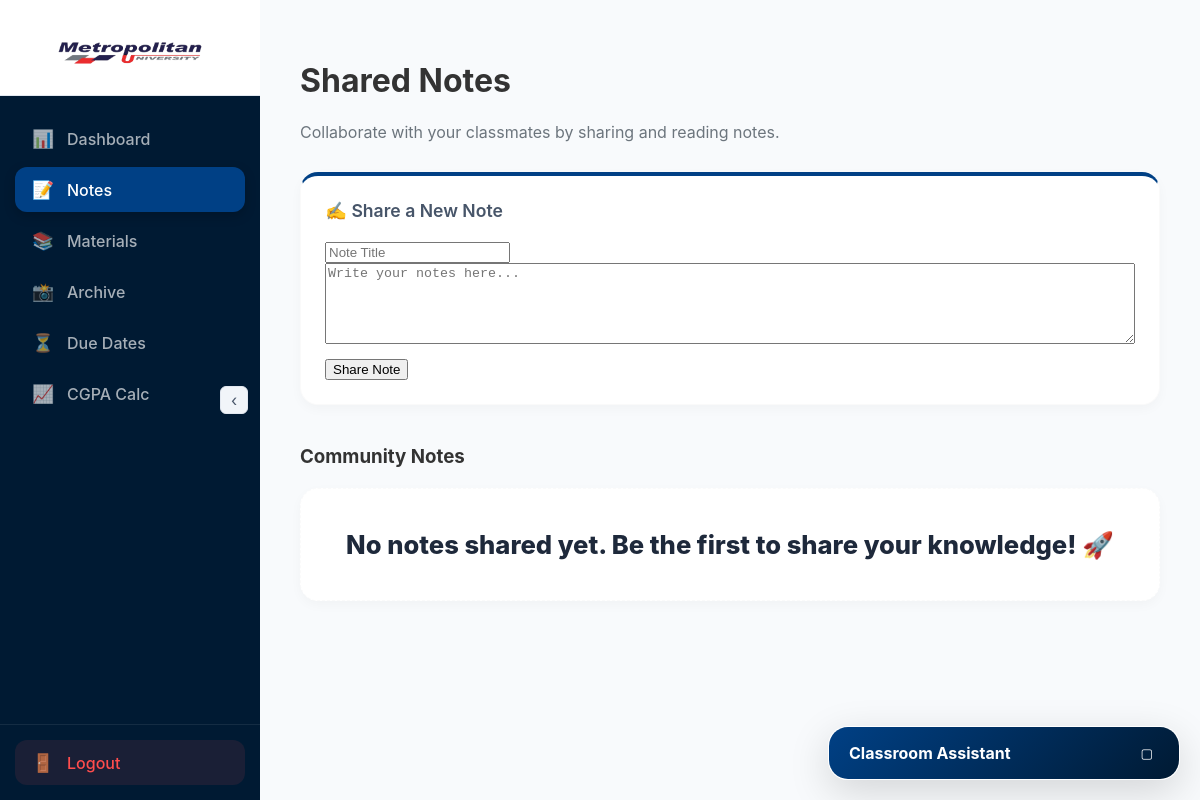
Before: /notes.php (signed in) with the older database file.
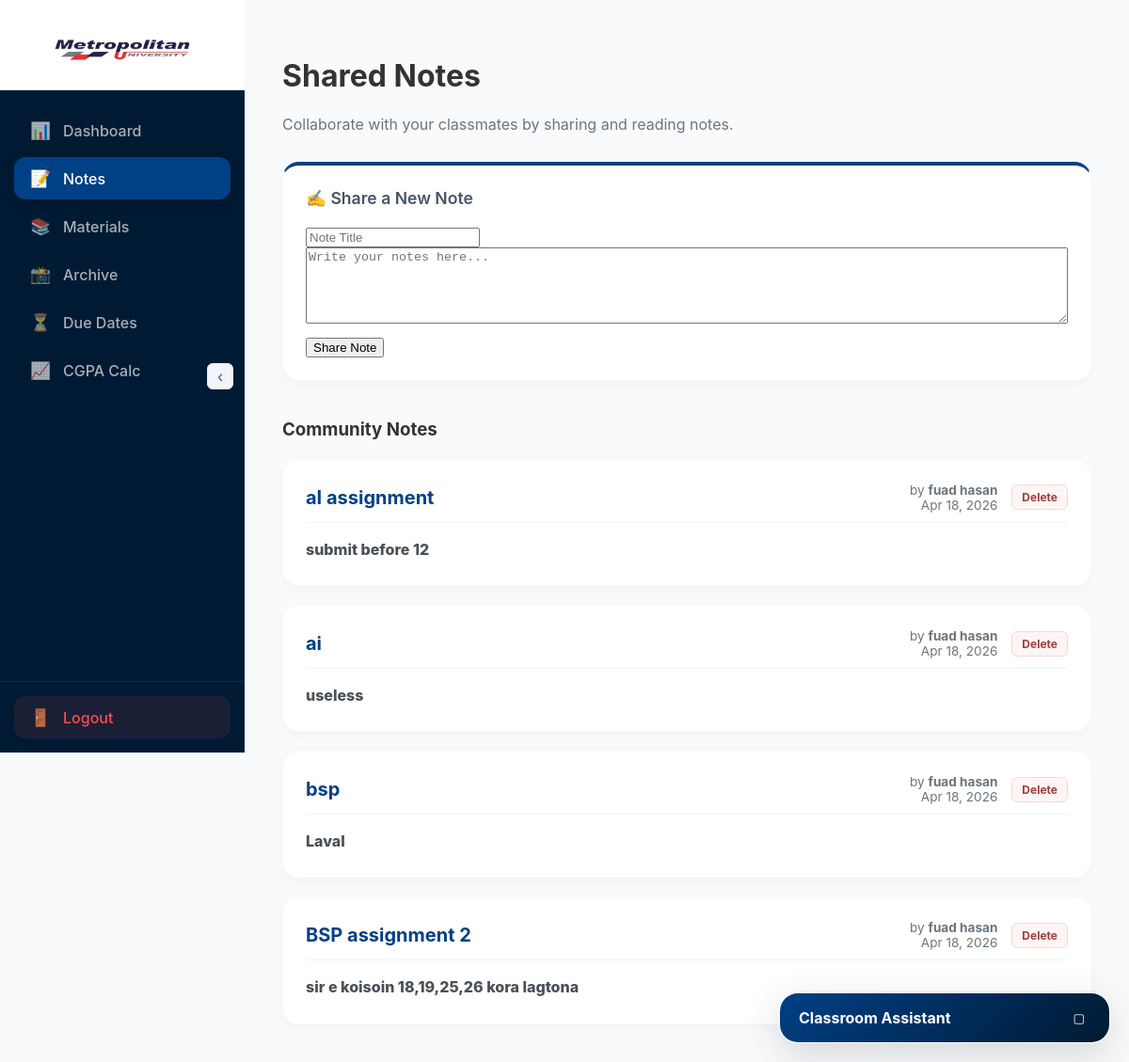
After: the same page with the newer database file.
### tables this page shows
CREATE TABLE notes (
    id INTEGER PRIMARY KEY AUTOINCREMENT,
    user_id INTEGER,
    title TEXT NOT NULL,
    content TEXT NOT NULL,
    created_at DATETIME DEFAULT CURRENT_TIMESTAMP,
    FOREIGN KEY(user_id) REFERENCES users(id)
);

CREATE TABLE users (
    id INTEGER PRIMARY KEY AUTOINCREMENT,
    email TEXT UNIQUE NOT NULL,
    password TEXT NOT NULL,
    name TEXT NOT NULL
);

### notes.php (the view, shortened to what this page needs)
<?php
require_once 'includes/db.php';
$stmt = $db->prepare("SELECT notes.*, users.name as author FROM notes JOIN users ON notes.user_id = users.id WHERE notes.user_id = ? ORDER BY created_at DESC");
$stmt->execute([$_SESSION['user_id']]);
$notes = $stmt->fetchAll();
?>
<?php include 'includes/header.php'; ?>
<h1>Shared Notes</h1>
<p style="color: #6c757d; margin-bottom: 30px;">Collaborate with your classmates by sharing and reading notes.</p>
<div class="card" style="margin-bottom: 40px; border-top: 4px solid #004085;">
    <h3 style="margin-top: 0; margin-bottom: 20px;">✍️ Share a New Note</h3>
    <form method="POST">
        <input type="text" name="title" placeholder="Note Title" required>
        <textarea name="content" placeholder="Write your notes here..." rows="5" required style="width: 100%; box-sizing: border-box; resize: vertical; margin-bottom: 10px;"></textarea>
        <button type="submit">Share Note</button>
    </form>
</div>
<h3 style="margin-bottom: 20px;">Community Notes</h3>
<?php if (empty($notes)): ?>
    <div class="card" style="padding: 40px; text-align: center; color: #6c757d; border-style: dashed;">
        <p>No notes shared yet. Be the first to share your knowledge! 🚀</p>
    </div>
<?php else: ?>
    <div style="display: flex; flex-direction: column; gap: 20px;">
        <?php foreach ($notes as $index => $note): ?>
            <div class="card" style="animation-delay: <?php echo ($index * 0.1); ?>s;">
                <div style="display: flex; justify-content: space-between; align-items: center; margin-bottom: 15px; padding-bottom: 10px; border-bottom: 1px solid #f1f3f5;">
                    <strong style="font-size: 1.25rem; color: #004085;"><?php echo htmlspecialchars($note['title']); ?></strong>
                    <div style="display: flex; align-items: center; gap: 15px;">
                        <div style="font-size: 0.85rem; color: #6c757d; text-align: right;">
                            <span>by <strong><?php echo htmlspecialchars($note['author']); ?></strong></span><br>
                            <span><?php echo date('M j, Y', strtotime($note['created_at'])); ?></span>
                        </div>
                        <a href="notes.php?delete=<?php echo $note['id']; ?>"
                           onclick="return confirm('Delete this note?')"
                           style="color: #9d3d3d; text-decoration: none; font-size: 0.75rem; font-weight: 700; border: 1px solid #f8d7da; padding: 5px 10px; border-radius: 6px; background: #fff5f5; transition: all 0.2s;">
                            Delete
                        </a>
                    </div>
                </div>
                <p style="line-height: 1.7; color: #495057; font-size: 1rem;"><?php echo nl2br(htmlspecialchars($note['content'])); ?></p>
            </div>
        <?php endforeach; ?>
    </div>
<?php endif; ?>
<?php include 'includes/footer.php'; ?>

### includes/header.php (shortened to what this page needs)
<?php
$current_page = basename($_SERVER['PHP_SELF']);
?>
<!DOCTYPE html>
<html lang="en">
<head>
    <link rel="stylesheet" href="assets/css/style.css">
</head>
<body>
<div class="app-shell">
    <aside class="sidebar" id="sidebar">
        <div class="sidebar-toggle" id="sidebar-toggle">
            <span>‹</span>
        </div>
        <div class="sidebar-header">
            <a href="dashboard.php" class="logo-link">
                <img src="assets/images/logo.png" alt="MU-Logo">
            </a>
        </div>
        <nav class="sidebar-nav">
            <a href="dashboard.php" class="<?php echo ($current_page == 'dashboard.php') ? 'active' : ''; ?>">
                <span class="nav-icon">📊</span> <span class="nav-text">Dashboard</span>
            </a>
            <a href="notes.php" class="<?php echo ($current_page == 'notes.php') ? 'active' : ''; ?>">
                <span class="nav-icon">📝</span> <span class="nav-text">Notes</span>
            </a>
            <a href="materials.php" class="<?php echo ($current_page == 'materials.php') ? 'active' : ''; ?>">
                <span class="nav-icon">📚</span> <span class="nav-text">Materials</span>
            </a>
            <a href="past_questions.php" class="<?php echo ($current_page == 'past_questions.php') ? 'active' : ''; ?>">
                <span class="nav-icon">📸</span> <span class="nav-text">Archive</span>
            </a>
            <a href="calendar.php" class="<?php echo ($current_page == 'calendar.php') ? 'active' : ''; ?>">
                <span class="nav-icon">⏳</span> <span class="nav-text">Due Dates</span>
            </a>
            <a href="cgpa.php" class="<?php echo ($current_page == 'cgpa.php') ? 'active' : ''; ?>">
                <span class="nav-icon">📈</span> <span class="nav-text">CGPA Calc</span>
            </a>
        </nav>
        <div class="sidebar-footer">
            <?php if (isset($_SESSION['user_id'])): ?>
                <a href="logout.php" class="logout">
                    <span class="nav-icon">🚪</span> <span class="nav-text">Logout</span>
                </a>
            <?php else: ?>
                <a href="index.php" class="logout" style="color: #28a745 !important; background: rgba(40, 167, 69, 0.1);">
                    <span class="nav-icon">🔑</span> <span class="nav-text">Login</span>
                </a>
            <?php endif; ?>
        </div>
    </aside>
    <main class="main-content">
        <div class="container">

### includes/footer.php (shortened to what this page needs)
    <?php if (isset($_SESSION['user_id'])): ?>
    <div id="ai-chat-container">
        <div id="ai-chat-header">
            <span>Classroom Assistant</span>
            <button id="toggle-chat" style="background:none; border:none; color:white; cursor:pointer;">▢</button>
        </div>
    </div>
    <?php endif; ?>
        </div>
    </main>
</div>
</body>
</html>

### assets/css/style.css (style rules this page uses)
body { font-family: 'Inter', 'Segoe UI', Roboto, Helvetica, Arial, sans-serif; margin: 0; padding: 0; color: #333; background-color: #f8fafc; background-image: radial-gradient(#e2e8f0 1px, transparent 1px); background-size: 20px 20px; transition: background-color 0.3s ease; }
.container { max-width: 1000px; margin: 0 auto; background-color: transparent; padding: 0; box-shadow: none; }
.app-shell { display: flex; min-height: 100vh; background-color: #f8fafc; }
.sidebar { width: 260px; background: #001a33; color: white; position: fixed; height: 100vh; left: 0; top: 0; display: flex; flex-direction: column; padding: 0; box-sizing: border-box; z-index: 1001; transition: width 0.4s cubic-bezier(0.4, 0, 0.2, 1); overflow: hidden; }
.sidebar-header { background: white; width: 100%; display: flex; align-items: center; justify-content: center; padding: 25px 0; margin-bottom: 20px; border-bottom: 1px solid #e2e8f0; position: relative; box-sizing: border-box; }
.logo-link { background: transparent; padding: 0; border-radius: 0; box-shadow: none; display: flex; align-items: center; justify-content: center; transition: all 0.4s cubic-bezier(0.4, 0, 0.2, 1); }
.logo-link img { height: 45px; width: auto; transition: all 0.4s ease; }
.sidebar-toggle { position: absolute; top: 50%; transform: translateY(-50%); right: 12px; width: 26px; height: 26px; background: #f1f5f9; border: 1px solid #e2e8f0; border-radius: 6px; display: flex; align-items: center; justify-content: center; cursor: pointer; transition: all 0.2s; z-index: 1002; color: #475569; font-size: 1rem; }
.sidebar-nav { display: flex; flex-direction: column; gap: 6px; flex: 1; padding: 0 15px; }
.sidebar-nav a, .sidebar-footer a { display: flex; align-items: center; padding: 12px 16px; color: rgba(255, 255, 255, 0.65); text-decoration: none; font-weight: 500; border-radius: 12px; transition: all 0.2s ease; gap: 12px; }
.nav-icon { min-width: 24px; display: flex; justify-content: center; font-size: 1.1rem; }
.sidebar-nav a.active { background: #004085; color: white; box-shadow: 0 4px 12px rgba(0, 0, 0, 0.2); }
.sidebar-footer { margin-top: auto; padding: 15px; border-top: 1px solid rgba(255, 255, 255, 0.08); }
.sidebar-footer a.logout { color: #ff4d4d !important; background: rgba(255, 77, 77, 0.1); }
.main-content { flex: 1; margin-left: 260px; padding: 40px; box-sizing: border-box; min-width: 0; transition: margin-left 0.4s cubic-bezier(0.4, 0, 0.2, 1); }
button, .chat-btn, .action-btn, .card-link { transition: all 0.3s cubic-bezier(0.34, 1.56, 0.64, 1) !important; }
#ai-chat-container { position: fixed; bottom: 20px; right: 20px; width: 350px; background: rgba(255, 255, 255, 0.85); backdrop-filter: blur(16px); -webkit-backdrop-filter: blur(16px); border: 1px solid rgba(255, 255, 255, 0.5); border-radius: 20px; box-shadow: 0 12px 40px rgba(0, 0, 0, 0.15); display: flex; flex-direction: column; z-index: 2000; overflow: hidden; transition: transform 0.4s cubic-bezier(0.34, 1.56, 0.64, 1); }
#ai-chat-header { background: linear-gradient(135deg, #004085 0%, #001a33 100%); color: white; padding: 16px 20px; font-weight: 700; display: flex; justify-content: space-between; align-items: center; cursor: pointer; }
.card { background: #ffffff; padding: 24px; border-radius: 18px; box-shadow: 0 4px 12px rgba(0,0,0,0.03); border: 1px solid rgba(0,0,0,0.02); transition: all 0.4s cubic-bezier(0.34, 1.56, 0.64, 1); animation: revealUp 0.6s cubic-bezier(0.22, 1, 0.36, 1) forwards; display: flex; flex-direction: column; justify-content: flex-start; position: relative; overflow: hidden; }
.card h3 { margin: 0 0 12px 0; font-size: 1.1rem; color: #475569; font-weight: 600; }
.card p { margin: 0; font-size: 1.6rem; font-weight: 800; color: #1e293b; }

Changed rows visible on the page:
added notes: title "aI assignment", user.name "fuad hasan", created_at "Apr 18, 2026", content "submit before 12"
added notes: title "ai", user.name "fuad hasan", created_at "Apr 18, 2026", content "useless"
added notes: title "bsp", user.name "fuad hasan", created_at "Apr 18, 2026", content "Laval"
added notes: title "BSP assignment 2", user.name "fuad hasan", created_at "Apr 18, 2026", content "sir e koisoin 18,19,25,26 kora lagtona"
Other visible differences:
text no longer shown: "No notes shared yet. Be the first to share your knowledge! 🚀"
